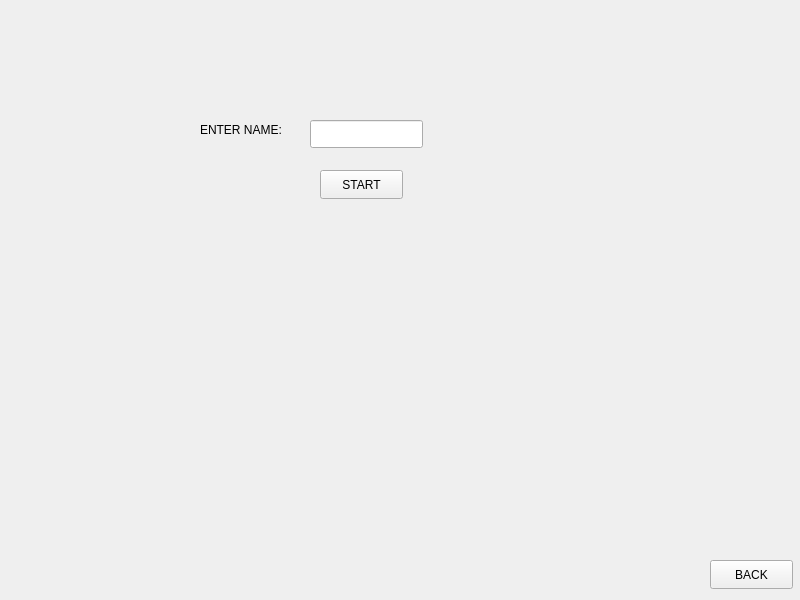
<?xml version="1.0" encoding="UTF-8"?>
<ui version="4.0">
 <class>NameMenu</class>
 <widget class="QWidget" name="NameMenu">
  <property name="geometry">
   <rect>
    <x>0</x>
    <y>0</y>
    <width>800</width>
    <height>600</height>
   </rect>
  </property>
  <property name="windowTitle">
   <string>Form</string>
  </property>
  <widget class="QLineEdit" name="nameinput">
   <property name="geometry">
    <rect>
     <x>310</x>
     <y>120</y>
     <width>113</width>
     <height>28</height>
    </rect>
   </property>
  </widget>
  <widget class="QLabel" name="label">
   <property name="geometry">
    <rect>
     <x>200</x>
     <y>120</y>
     <width>101</width>
     <height>20</height>
    </rect>
   </property>
   <property name="text">
    <string>ENTER NAME:</string>
   </property>
  </widget>
  <widget class="QPushButton" name="gobacktomainmenu">
   <property name="geometry">
    <rect>
     <x>710</x>
     <y>560</y>
     <width>83</width>
     <height>29</height>
    </rect>
   </property>
   <property name="text">
    <string>BACK</string>
   </property>
  </widget>
  <widget class="QPushButton" name="pushButton">
   <property name="geometry">
    <rect>
     <x>320</x>
     <y>170</y>
     <width>83</width>
     <height>29</height>
    </rect>
   </property>
   <property name="text">
    <string>START</string>
   </property>
  </widget>
 </widget>
 <resources/>
 <connections/>
</ui>
